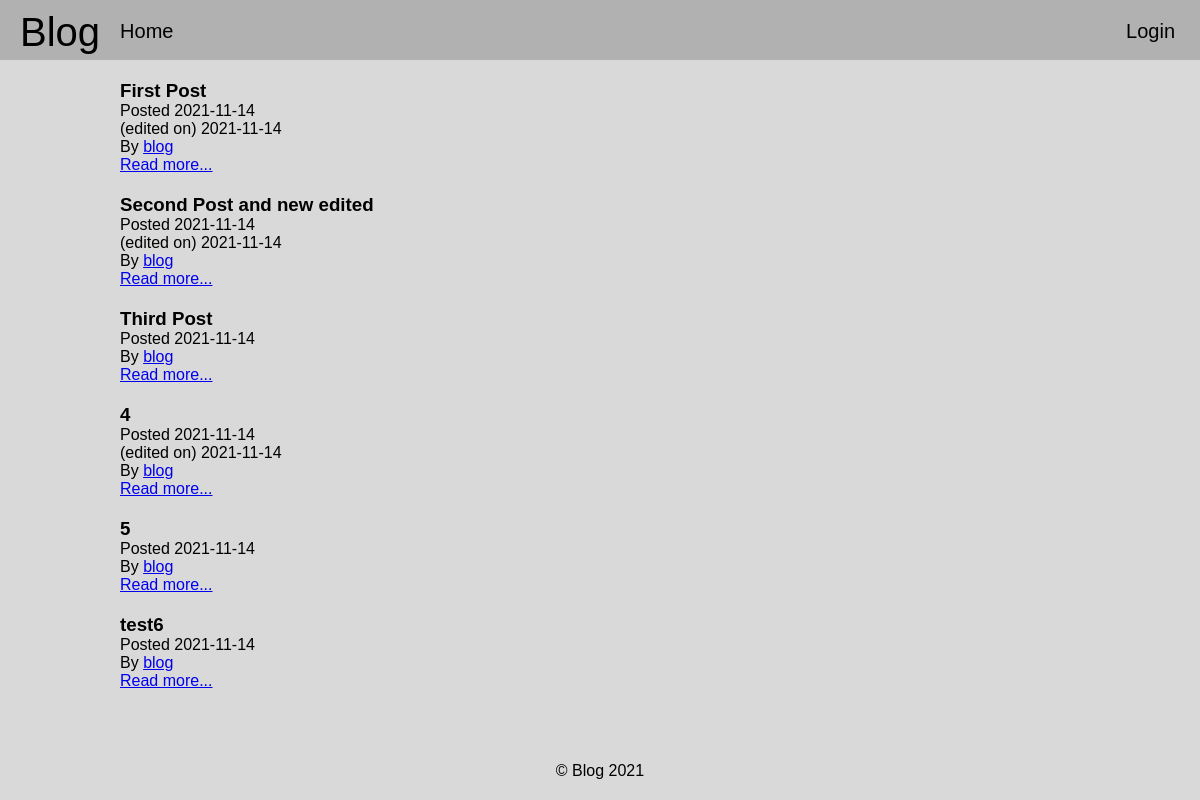
The page / on the database its author committed.
### tables this page shows
CREATE TABLE `posts` (
  `id` int(11) NOT NULL,
  `userID` int(11) NOT NULL,
  `title` varchar(255) NOT NULL,
  `body` text NOT NULL,
  `created` date NOT NULL,
  `updated` date DEFAULT NULL,
  `metatitle` varchar(255) DEFAULT NULL,
  `urlslug` varchar(255) DEFAULT NULL
);

CREATE TABLE `users` (
  `id` int(11) NOT NULL,
  `username` varchar(255) NOT NULL,
  `email` varchar(255) NOT NULL,
  `password` varchar(255) NOT NULL,
  `created` datetime NOT NULL
);

### inc/functions.php (called while the page is built, shortened)
<?php
include 'config.php';
function loggedIn() {
    return isset($_SESSION['userID']);
}
function getPosts() {
    global $conn;
	$sql = "SELECT * FROM posts ORDER BY created DESC;";
	$result = mysqli_query($conn, $sql);
	$posts = mysqli_fetch_all($result, MYSQLI_ASSOC);
	return $posts;
}
function getUsername($userID) {
    if ($query = mysqli_query($GLOBALS['conn'], "SELECT * FROM users WHERE id='$userID'")) {
        if (mysqli_num_rows($query) > 0) {
            while ($row = mysqli_fetch_assoc($query)) {
                return $row['username'];
            }
        } else {
            echo 'username not found';
        }
    }
}

### index.php (the view, shortened to what this page needs)
<?php
include 'inc/functions.php';
?><link rel="stylesheet" href="inc/css/core.css"><?php
include 'header.php';
$posts = getPosts();
foreach ($posts as $post) { ?>
	<div class="container">
		<div class="post" style="margin-left: 0px;">
			<div>
				<h3><?php echo $post['title'] ?></h3>
				<?php
				if (!$post['updated'] == 0) {
					?><span>Posted <?php echo date($post["created"]);?> <br>(edited on) <?php echo date($post["updated"]); ?></span><?php
				} else  {
					?>
					<span>Posted <?php echo date($post["created"]);?></span>
					<?php
				}
				?>
				<br>
				<span>By <a href="profile.php?id=<?php echo getUsername($post["userID"]); ?>"><?php echo getUsername($post["userID"]); ?></a></span>
				<br>
				<span><a href="viewPost.php?post=<?php echo $post['id'];?>">Read more...</a></span>
			</div>
		</div>
	</div>
<?php }

### header.php
<?php
if (loggedIn()) {
    echo '
    <ul class="nav">
        <li class="navitem navtitle"><a href="index.php">Blog</a></li>
        <li class="navitem"><a href="index.php">Home</a></li>
        <li class="navitem"><a href="newPost.php">Create Post</a></li>
        <li class="navitem navRight"><a href="logout.php">Logout</a></li>
    </ul>
    ';
} else {
    echo '
    <ul class="nav">
        <li class="navitem navtitle"><a href="index.php">Blog</a></li>
        <li class="navitem"><a href="index.php">Home</a></li>
        <li class="navitem navRight"><a href="login.php">Login</a></li>
    </ul>
    ';
}
include 'footer.php';

### footer.php (shortened to what this page needs)
<div class="footer">
  <p>&copy Blog 2021</p>
</div>

### inc/css/core.css (style rules this page uses)
* { margin: 0; padding: 0; font-family: Arial, sans-serif; }
.container { margin-top: 20px; width: 80%; margin-left: auto; margin-right: auto; }
.nav { height: 60px; width: 100%; background-color: #B1B1B1; }
.navitem { float: left; list-style-type: none; font-size: 20px; margin-left: 20px; margin-top: 20px; }
.navitem a { text-decoration: none; color: black; }
.navtitle { font-size: 40px; margin-top: 10px; }
.navRight { float: right; margin-right: 25px; }

### footer.php (style rules this page uses)
.footer { position: fixed; left: 0; bottom: 20; width: 100%; text-align: center; }

### rows shown on the page
posts: title "First Post", created "2021-11-14", updated "2021-11-14", userID.username "blog"
posts: title "Second Post and new edited", created "2021-11-14", updated "2021-11-14", userID.username "blog"
posts: title "Third Post", created "2021-11-14", userID.username "blog"
posts: title "4", created "2021-11-14", updated "2021-11-14", userID.username "blog"
posts: title "5", created "2021-11-14", userID.username "blog"
posts: title "test6", created "2021-11-14", userID.username "blog"
